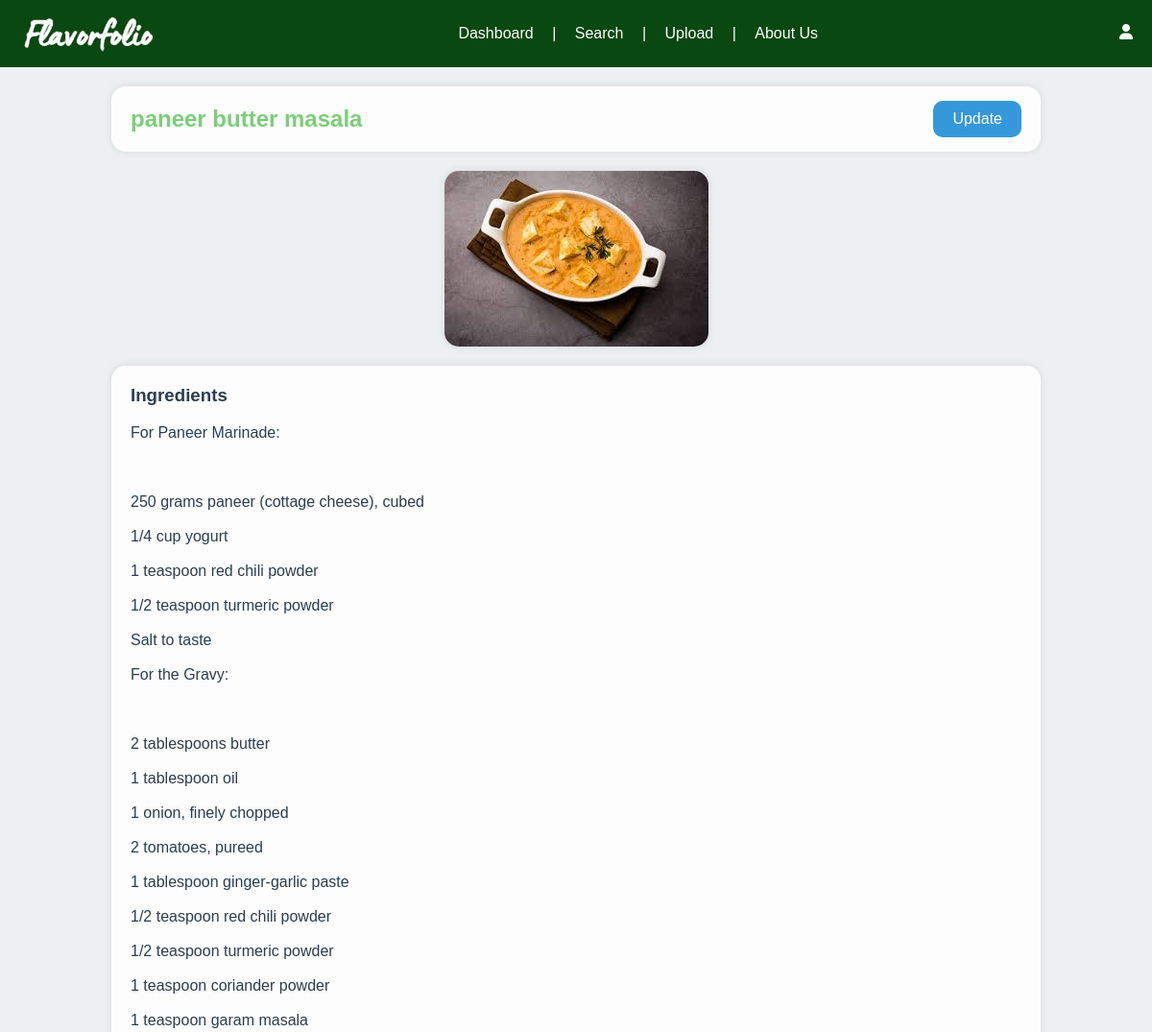
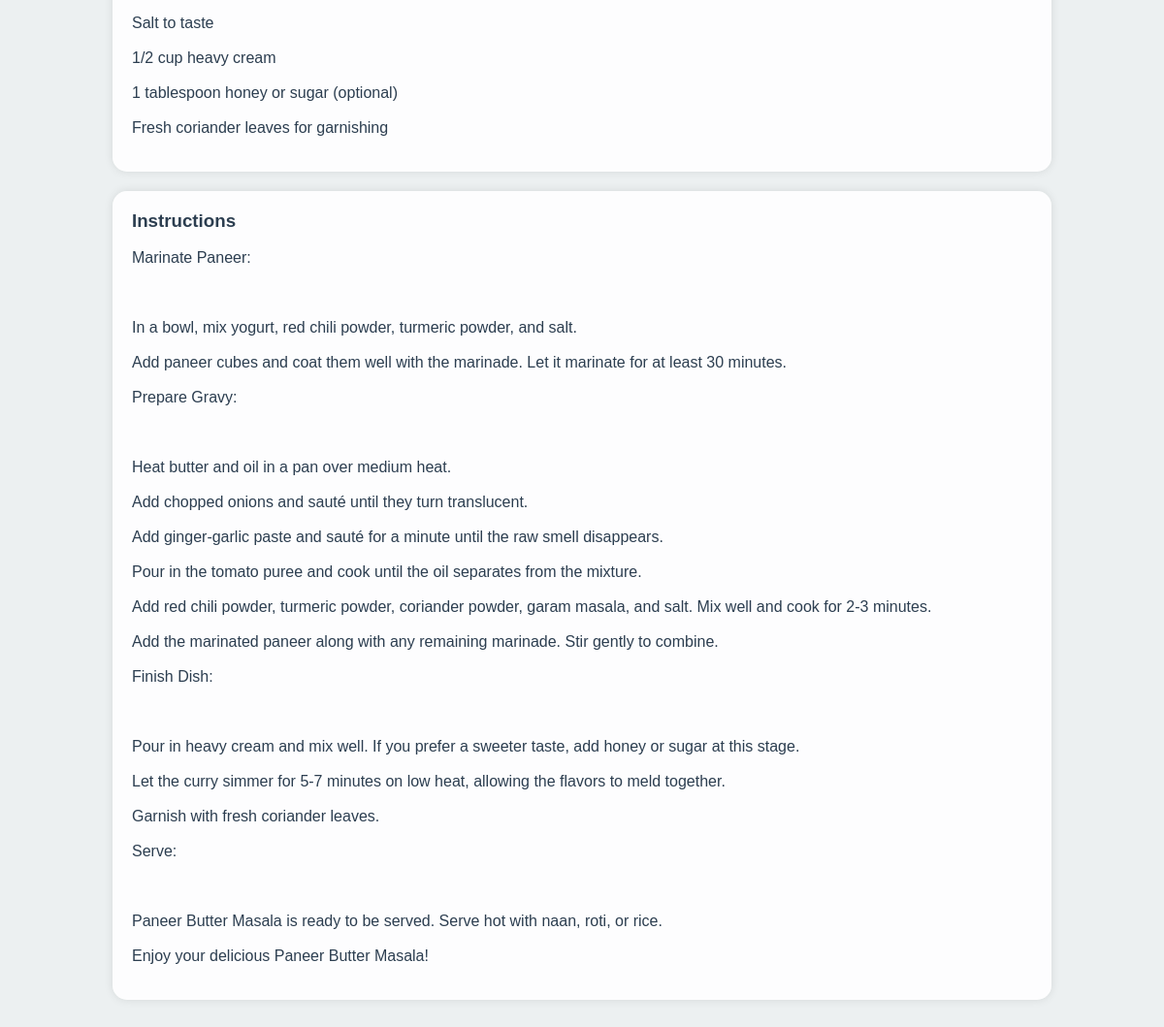
/recipe/4 (signed in), run on the app's committed database (2 pictures, top to bottom).
### tables this page shows
CREATE TABLE recipes (
    id INTEGER PRIMARY KEY AUTOINCREMENT,
    name TEXT NOT NULL,
    ingredients TEXT NOT NULL,
    instructions TEXT NOT NULL,
    image_url TEXT,
    user_id INTEGER NOT NULL,
    FOREIGN KEY (user_id) REFERENCES users (id)
);

### app.py (the view)
@app.route('/recipe/<int:recipe_id>')
def recipe_detail(recipe_id):
    conn = get_db()
    recipe = conn.execute('SELECT * FROM recipes WHERE id = ?', (recipe_id,)).fetchone()
    conn.close()
    if recipe is None:
        abort(404)
    return render_template('recipe_detail.html', recipe=recipe)

### app.py (called while the page is built)
def get_db():
    db = sqlite3.connect('database.db')
    db.row_factory = sqlite3.Row
    return db

@app.before_request
def load_logged_in_user():
    user_id = session.get('user_id')
    if user_id is None:
        g.user = None
    else:
        db = get_db()
        g.user = db.execute('SELECT * FROM users WHERE id = ?', (user_id,)).fetchone()

### templates/recipe_detail.html
{% extends "base.html" %}
{% block content %}
<div class="recipe-detail-container">
    <div class="recipe-name-box">
        <h2>{{ recipe['name'] }}</h2>
        <a href="{{ url_for('update_recipe', recipe_id=recipe['id']) }}" class="update-button">Update</a>
    </div>
    <img src="{{ recipe['image_url'] }}" alt="Recipe Image" class="recipe-image">
    <div class="recipe-ingredients-box">
        <h3>Ingredients</h3>
        <p>{{ recipe['ingredients'].replace('\n', '<br>') | safe }}</p>
    </div>
    <div class="recipe-instructions-box">
        <h3>Instructions</h3>
        <p>{{ recipe['instructions'].replace('\n', '<br>') | safe }}</p>
    </div>
</div>
{% endblock %}

### static/style.css (style rules this page uses)
body { background-color: #ecf0f1; color: #2c3e50; font-family: 'Trebuchet MS', 'Lucida Sans Unicode', 'Lucida Grande', 'Lucida Sans', Arial, sans-serif; margin: 0; padding: 0; }
h2 { margin: 20px 0; text-align: center; color: #7acf77; }
.recipe-detail-container { display: flex; flex-direction: column; align-items: center; padding: 20px; }
.recipe-name-box { display: flex; justify-content: space-between; align-items: center; background-color: rgba(255, 255, 255, 0.9); border-radius: 15px; padding: 20px; width: 80%; box-shadow: 0 0 10px rgba(0, 0, 0, 0.1); margin-bottom: 20px; position: relative; }
.recipe-name-box h2 { margin: 0; }
.update-button { padding: 10px 20px; border-radius: 10px; border: none; background-color: #3498db; color: white; cursor: pointer; position: absolute; right: 20px; text-decoration: none; }
.recipe-image { max-width: 80%; height: auto; border-radius: 15px; margin-bottom: 20px; box-shadow: 0 0 10px rgba(0, 0, 0, 0.1); }
.recipe-ingredients-box, .recipe-instructions-box { background-color: rgba(255, 255, 255, 0.9); border-radius: 15px; padding: 20px; width: 80%; box-shadow: 0 0 10px rgba(0, 0, 0, 0.1); margin-bottom: 20px; }
.recipe-ingredients-box h3, .recipe-instructions-box h3 { margin-top: 0; }
.recipe-ingredients-box p, .recipe-instructions-box p { white-space: pre-wrap; }

### data on the page
recipes: name "paneer butter masala", image_url (picture), ingredients.replace "For Paneer Marinade: 250 grams paneer (cottage cheese), cubed 1/4 cup yogurt 1 teaspoon red chili powder 1/2 teaspoon turmeric powder Salt to taste For the Gravy: 2 tablespoons butter 1 tablespoon oil 1 onion, finely chopped 2 tomatoes, pureed 1 tablespoon ginger-garlic paste 1/2 teaspoon red chili powder 1/2 teaspoon turmeric powder 1 teaspoon coriander powder 1 teaspoon garam masala Salt to taste 1/2 cup heavy cream 1 tablespoon honey or sugar (optional) Fresh coriander leaves for garnishing", instructions.replace "Marinate Paneer: In a bowl, mix yogurt, red chili powder, turmeric powder, and salt. Add paneer cubes and coat them well with the marinade. Let it marinate for at least 30 minutes. Prepare Gravy: Heat butter and oil in a pan over medium heat. Add chopped onions and sauté until they turn translucent. Add ginger-garlic paste and sauté for a minute until the raw smell disappears. Pour in the tomato puree and cook until the oil separates from the mixture. Add red chili powder, turmeric powder, coriander powder, garam masala, and salt. Mix well and cook for 2-3 minutes. Add the marinated paneer along with any remaining marinade. Stir gently to combine. Finish Dish: Pour in heavy cream and mix…"
